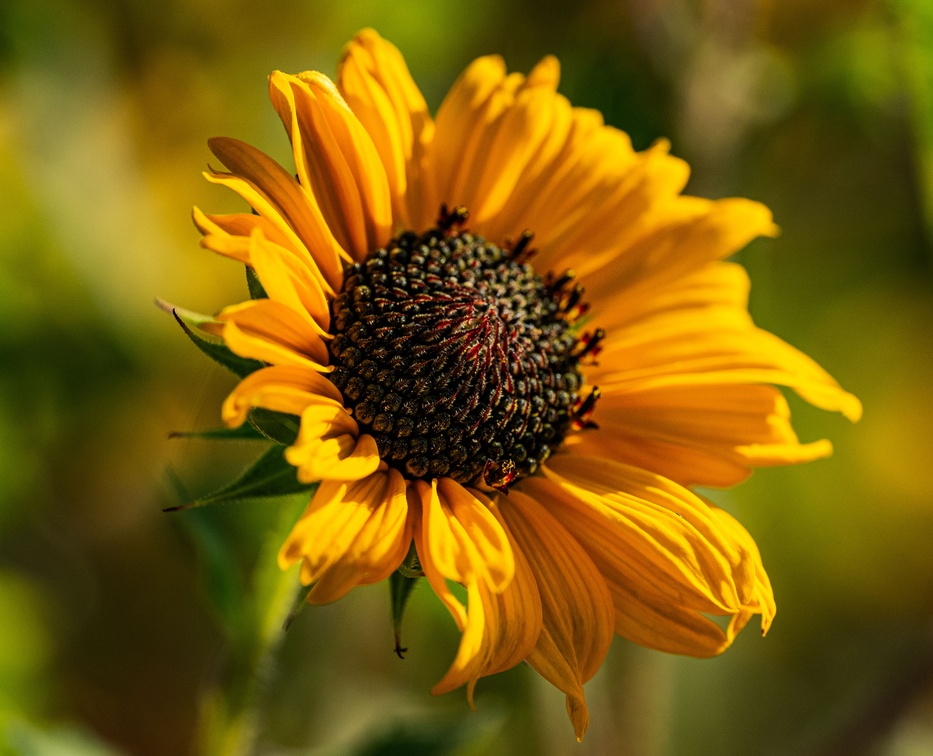
#> input picture SUNFLOWER.jpg, 933 x 756 px, shrunk from 4518 x 3660 before the run, found by its file name
$ python CNN.py
#> lines starting #> are read from the running program, lines starting #| are printed output that depends on the picture
#CNN(Convolution NEural Network)
#A Convolutional Neural Network (CNN) is a deep learning algorithm mainly used for #image processing and computer vision tasks such as image classification, object #detection, facial recognition, and medical image analysis.

#CNN automatically learns important features (edges, shapes, textures, objects) from #images without manual feature extraction.
#Input Image

#Convolution Layer

#Activation Function (ReLU)

#Pooling Layer

#Fully Connected Layer

#Output Layer

from PIL import Image
import numpy as np
import matplotlib.pyplot as plt

# Give Image path
image_path = r"C:\Users\3328458\Desktop\DL\SUNFLOWER.jpg"

# Read image
img = Image.open(image_path).convert('L')
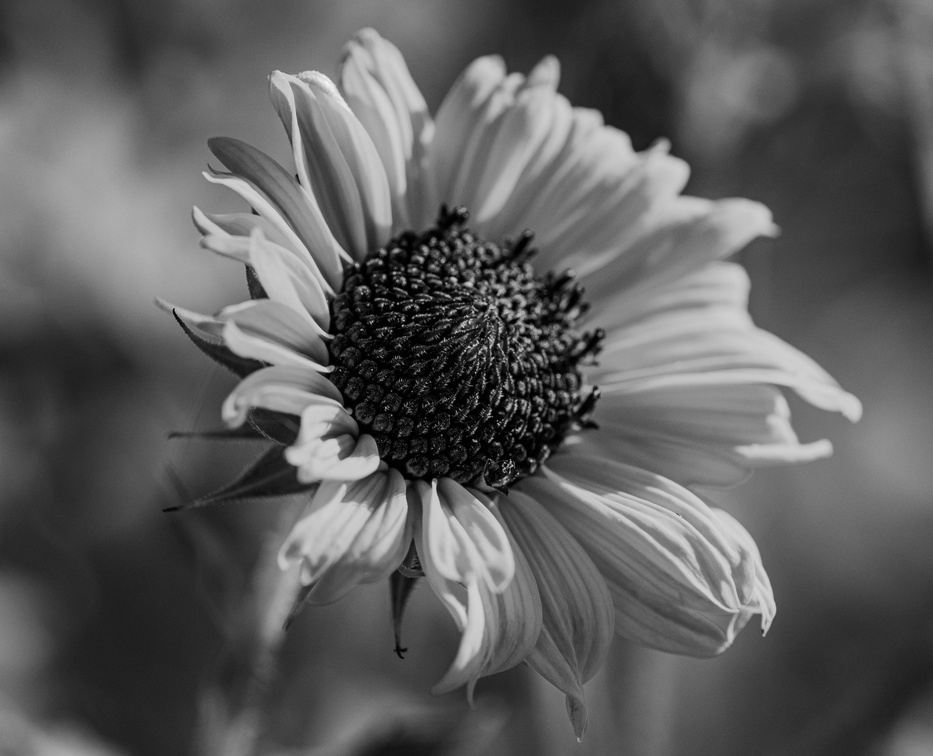
#> img: PIL image 933x756 L; min 0, max 245, mean 93.4
image = np.array(img)

# Edge detection kernel
kernel = np.array([
    [-1, -1, -1],
    [-1,  8, -1],
    [-1, -1, -1]
])

# Convolution
rows, cols = image.shape
#> rows = 756; cols = 933
k = kernel.shape[0]

output = np.zeros((rows-k+1, cols-k+1))

for i in range(rows-k+1):
    for j in range(cols-k+1):
        region = image[i:i+k, j:j+k]
        output[i, j] = np.sum(region * kernel)
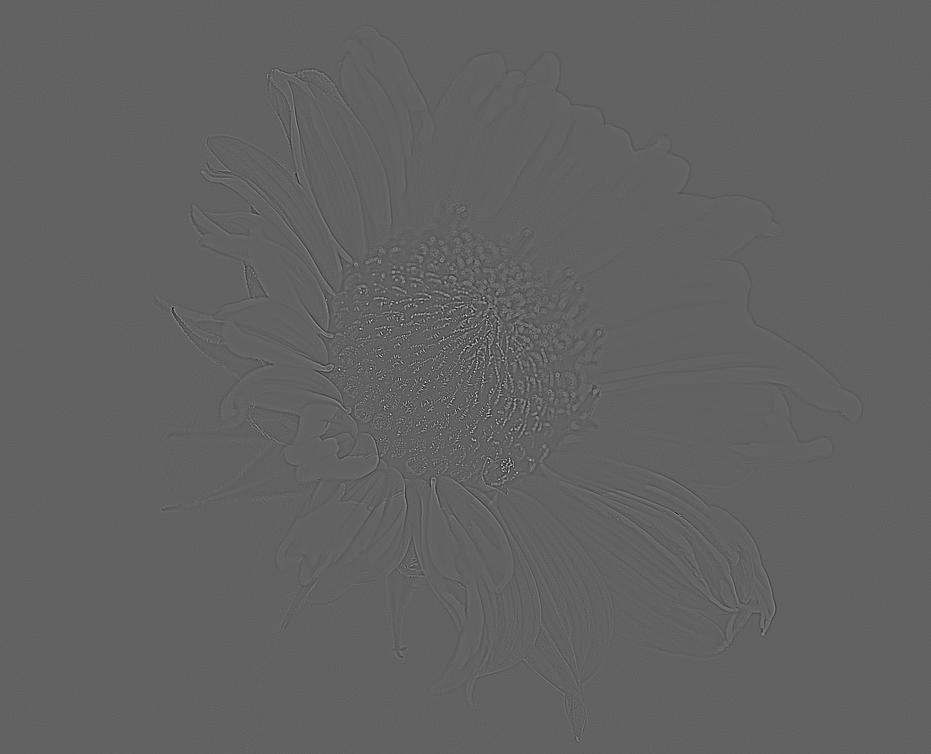
#> output: shape (754, 931) float64; min -685, max 1092, mean 0; drawn with min black and max white

# Display images
plt.figure(figsize=(10, 5))

plt.subplot(1, 2, 1)
plt.imshow(image, cmap='gray')
plt.title("Original Image")

plt.subplot(1, 2, 2)
plt.imshow(output, cmap='gray')
plt.title("CNN Feature Map")

plt.show()
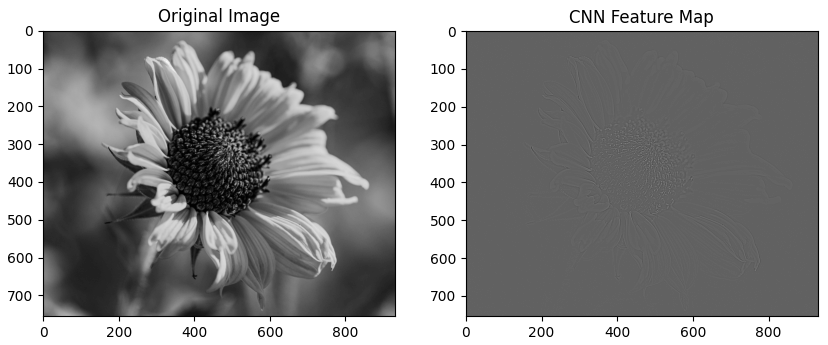
#> figure drawn by matplotlib, 2 panels
